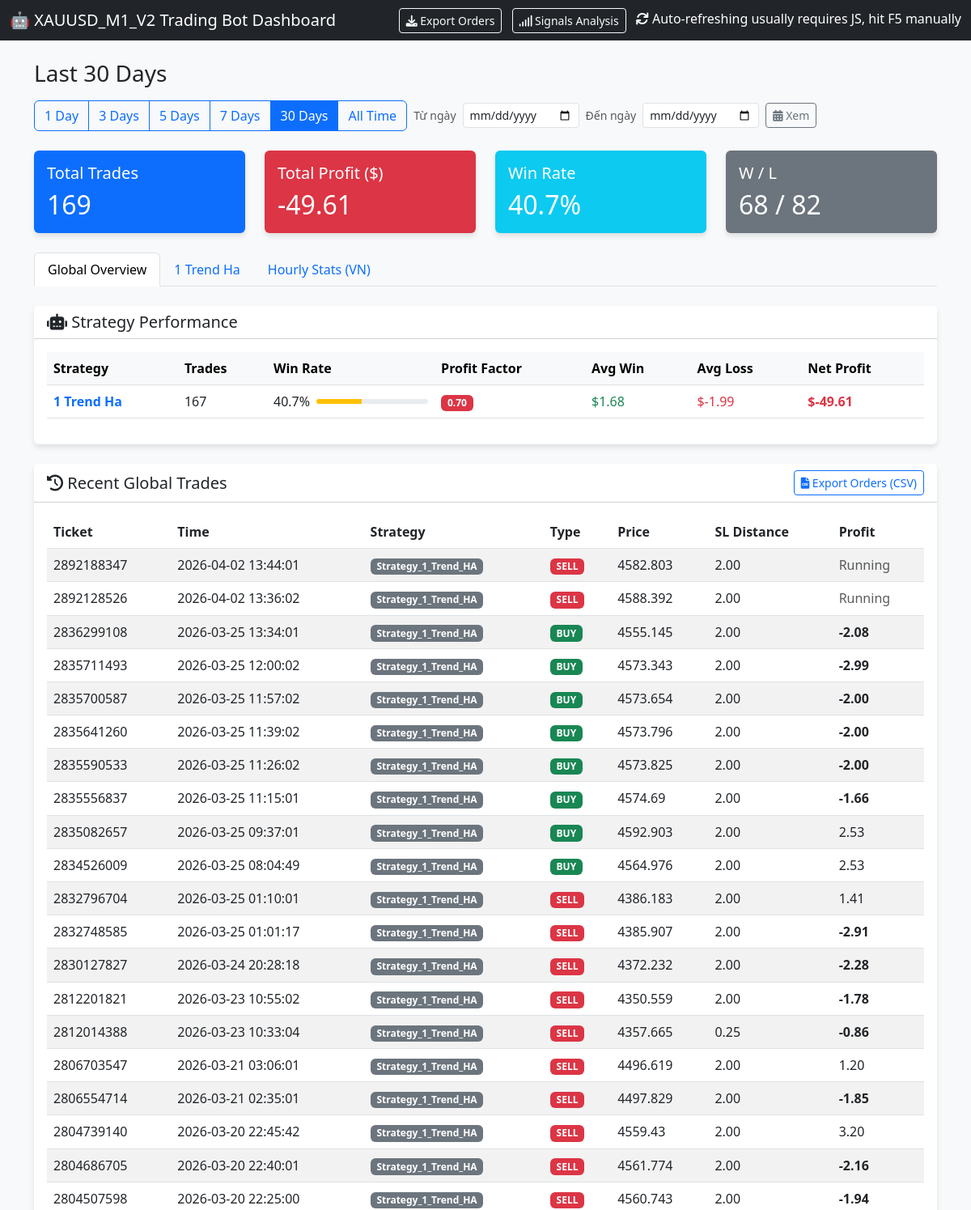
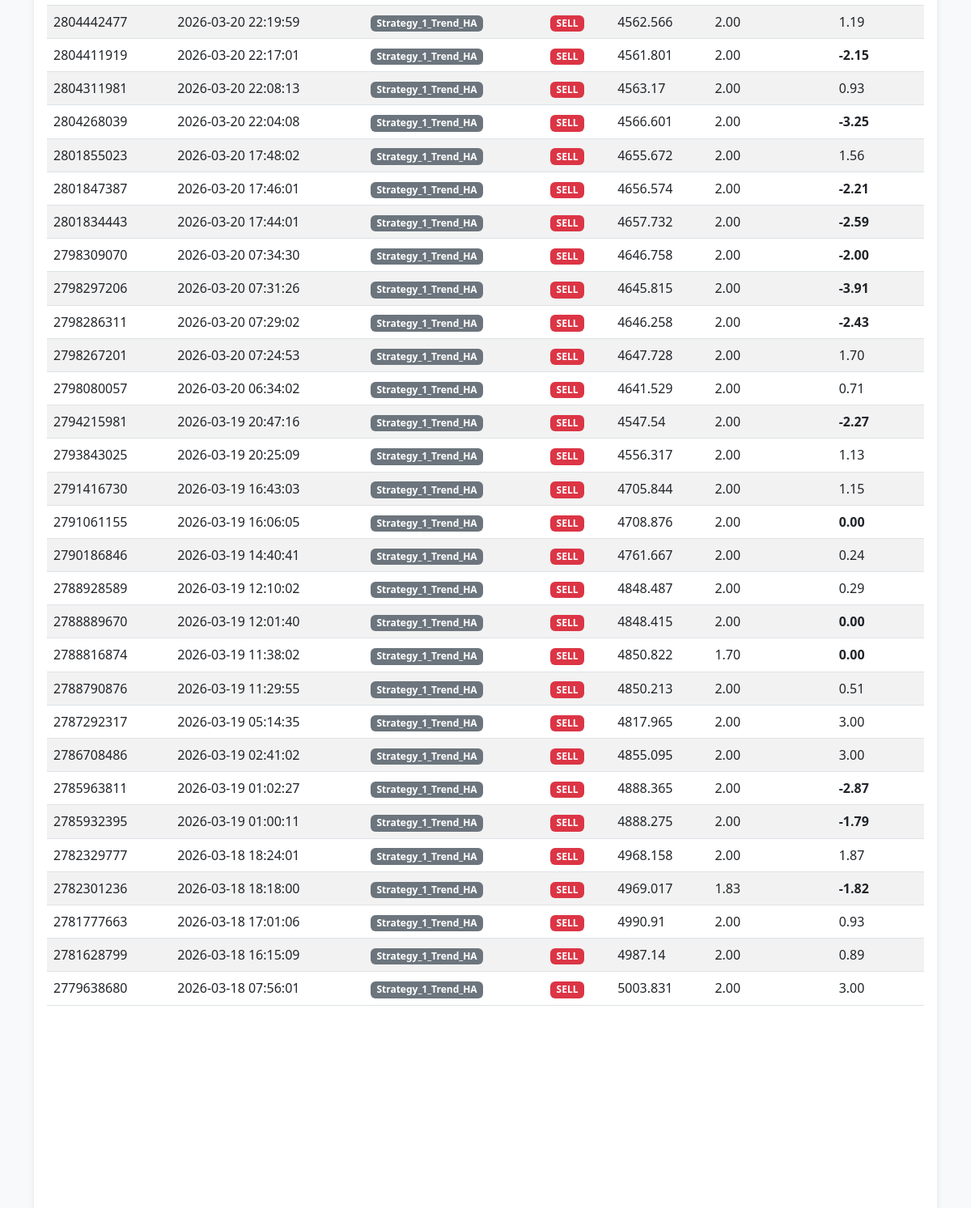
Before: / (upper part) with the older database file (2 pictures, top to bottom).
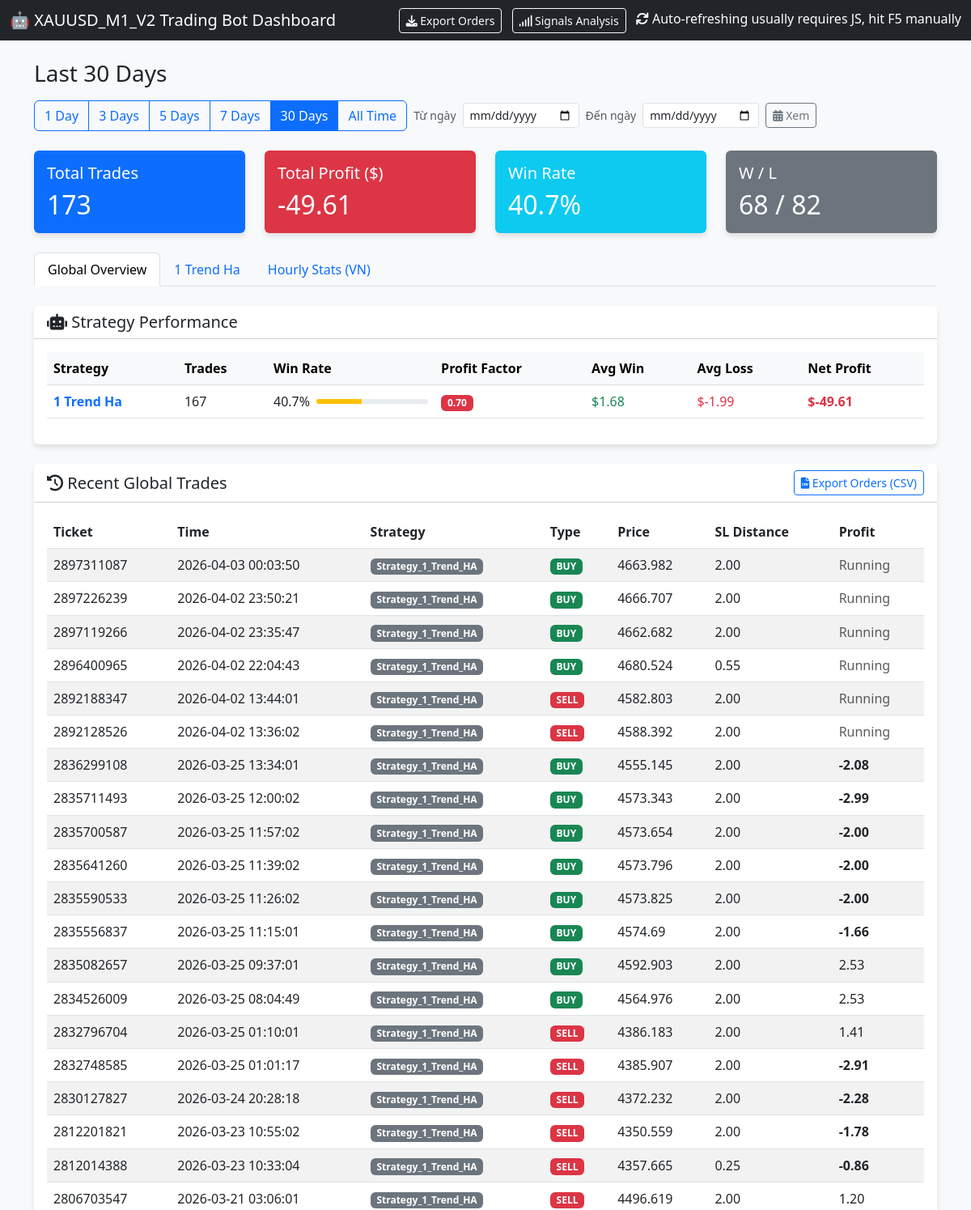
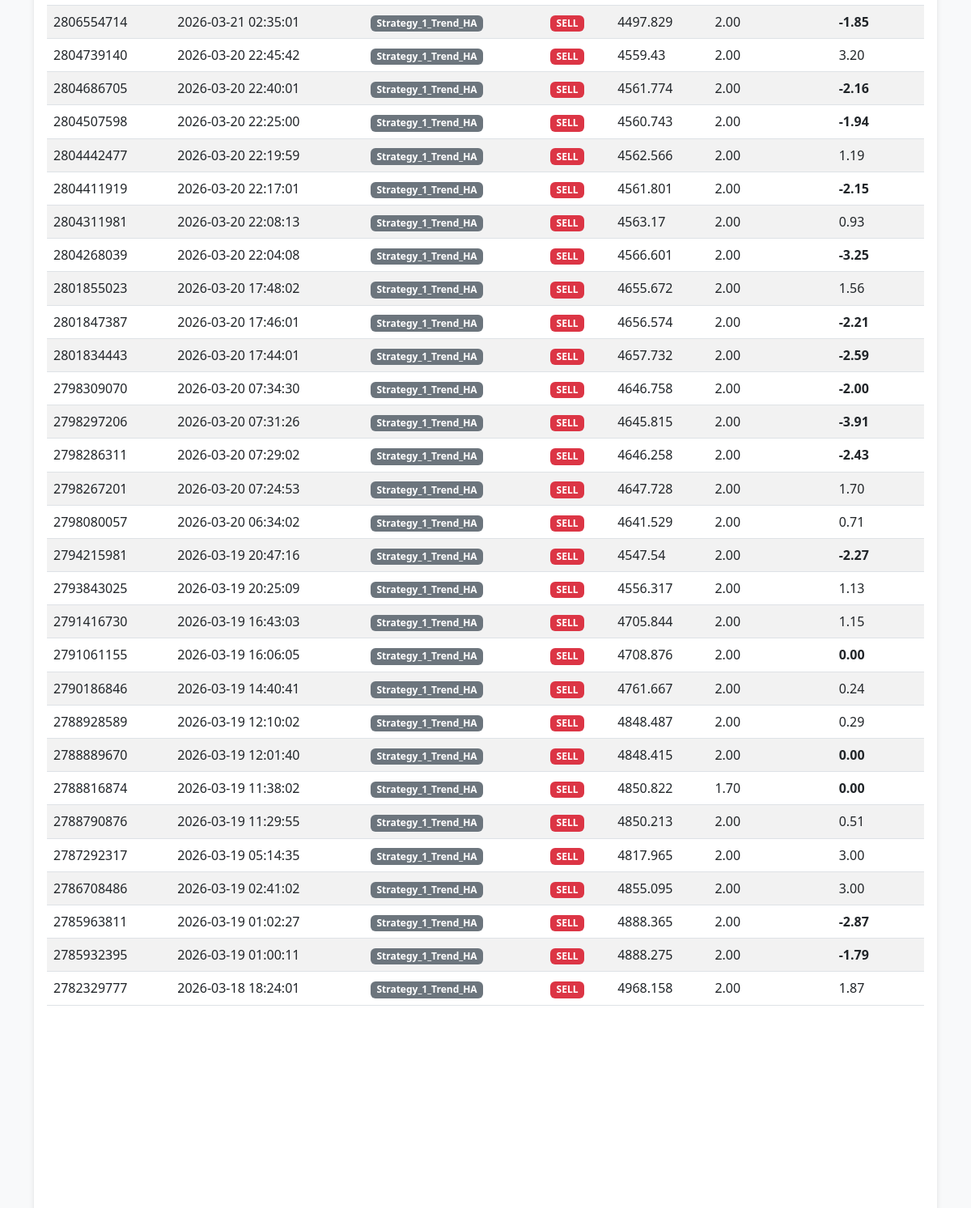
After: the same page with the newer database file (2 pictures, top to bottom).
### tables this page shows
CREATE TABLE orders (
                ticket INTEGER PRIMARY KEY,
                strategy_name TEXT,
                symbol TEXT,
                order_type TEXT,
                volume REAL,
                open_price REAL,
                sl REAL,
                tp REAL,
                open_time DATETIME,
                close_price REAL,
                profit REAL,
                comment TEXT,
                account_id INTEGER DEFAULT 0
            );

### dashboard.py (the view)
@app.route('/')
def index():
    cur = get_db().cursor()
    from_date_param = request.args.get('from_date', '').strip()
    to_date_param = request.args.get('to_date', '').strip()
    days_param = request.args.get('days', '30')
    if from_date_param and to_date_param:
        parsed = _parse_date_range(from_date_param, to_date_param)
        if parsed:
            cutoff_date, end_str, filter_label = parsed
            cutoff_str = cutoff_date.strftime("%Y-%m-%d %H:%M:%S")
            current_filter = 'range'
            cur.execute(
                "SELECT * FROM orders WHERE open_time >= ? AND open_time <= ? ORDER BY open_time DESC",
                (cutoff_str, end_str)
            )
            orders = cur.fetchall()
            cur.execute(
                "SELECT * FROM signals WHERE timestamp >= ? AND timestamp <= ? ORDER BY timestamp DESC LIMIT 50",
                (cutoff_str, end_str)
            )
            signals = cur.fetchall()
        else:
            from_date_param = ''
            to_date_param = ''
            parsed = None
    else:
        parsed = None
    if parsed is None:
        if days_param == "all":
            cutoff_date = datetime(2000, 1, 1)
            filter_label = "All Time"
            current_filter = "all"
        else:
            try:
                days = int(days_param)
                if days == 1:
                    filter_label = "Today"
                else:
                    filter_label = f"Last {days} Days"
            except Exception:
                days = 30
                filter_label = "Last 30 Days"
            current_filter = days_param
            now_vn = datetime.utcnow() + timedelta(hours=7)
            start_of_today_vn = now_vn.replace(hour=0, minute=0, second=0, microsecond=0)
            start_date_vn = start_of_today_vn - timedelta(days=days - 1)
            cutoff_date = start_date_vn - timedelta(hours=7)
        cutoff_str = cutoff_date.strftime("%Y-%m-%d %H:%M:%S")
        cur.execute("SELECT * FROM orders WHERE open_time >= ? ORDER BY open_time DESC", (cutoff_str,))
        orders = cur.fetchall()
        cur.execute("SELECT * FROM signals WHERE timestamp >= ? ORDER BY timestamp DESC LIMIT 50", (cutoff_str,))
        signals = cur.fetchall()
    total_trades = len(orders)
    total_profit = sum([o['profit'] for o in orders if o['profit'] is not None])
    wins = len([o for o in orders if o['profit'] is not None and o['profit'] > 0])
    losses = len([o for o in orders if o['profit'] is not None and o['profit'] < 0])
    win_rate = (wins / total_trades * 100) if total_trades > 0 else 0
    cur.execute("SELECT DISTINCT strategy_name FROM orders WHERE strategy_name IS NOT NULL AND strategy_name != ''")
    strategies = [row['strategy_name'] for row in cur.fetchall()]
    display_order_config = load_display_order_config()
    bot_stats = []
    now_vn_30d = datetime.utcnow() + timedelta(hours=7)
    start_of_today_vn_30d = now_vn_30d.replace(hour=0, minute=0, second=0, microsecond=0)
    start_date_vn_30d = start_of_today_vn_30d - timedelta(days=29)  # 30 days including today
    cutoff_date_30d = start_date_vn_30d - timedelta(hours=7)
    cutoff_str_30d = cutoff_date_30d.strftime("%Y-%m-%d %H:%M:%S")
    cur.execute("SELECT * FROM orders WHERE open_time >= ? AND profit IS NOT NULL ORDER BY open_time DESC", (cutoff_str_30d,))
    orders_30d = cur.fetchall()
    for strat in strategies:
        s_orders = [o for o in orders if o['strategy_name'] == strat and o['profit'] is not None]
        s_total = len(s_orders)
        if s_total == 0: continue
        s_wins = [o for o in s_orders if o['profit'] > 0]
        s_losses = [o for o in s_orders if o['profit'] < 0]
        s_gross_profit = sum([o['profit'] for o in s_wins])
        s_gross_loss = abs(sum([o['profit'] for o in s_losses]))
        s_net_profit = sum([o['profit'] for o in s_orders])
        s_avg_win = (s_gross_profit / len(s_wins)) if s_wins else 0.0
        s_avg_loss = (s_gross_loss / len(s_losses)) if s_losses else 0.0 # Positive number for display
        pf = (s_gross_profit / s_gross_loss) if s_gross_loss > 0 else 99.9
        win_rate = (len(s_wins) / s_total) * 100
        display_name = format_strategy_name(strat)
        bot_stats.append({
            "raw_name": strat, # Added for template filtering
            "name": display_name,
            "trades": s_total,
            "win_rate": win_rate,
            "pf": pf,
            "avg_win": s_avg_win,
            "avg_loss": -s_avg_loss, # Make negative for display
            "net_profit": s_net_profit,
            "chart_data": [] # Placeholder
        })
        chart_orders = sorted(s_orders, key=lambda x: x['open_time'])
        equity = 0
        points = []
        for o in chart_orders:
            equity += o['profit']
            points.append({
                'x': o['open_time'],
                'y': equity
            })
        bot_stats[-1]['chart_data'] = points
        s_orders_30d = [o for o in orders_30d if o['strategy_name'] == strat]
        daily_pnl = process_daily_pnl(s_orders_30d)
        bot_stats[-1]['daily_pnl'] = daily_pnl
    if display_order_config and len(display_order_config) > 0:
        def get_sort_key(bot):
            raw_name = bot['raw_name']
            if raw_name in display_order_config:
                return (0, display_order_config.index(raw_name))  # Custom order first
            else:
                return (1, -bot['net_profit'])  # Then by net profit (descending)
        bot_stats.sort(key=get_sort_key)
    else:
        bot_stats.sort(key=lambda x: (-x['net_profit'], -x['trades']))
    hourly_stats = process_hourly_stats(orders)
    return render_template('index.html',
                           orders=orders,
                           signals=signals,
                           total_trades=total_trades,
                           total_profit=total_profit,
                           win_rate=win_rate,
                           wins=wins,
                           losses=losses,
                           bot_stats=bot_stats,
                           hourly_stats=hourly_stats,
                           current_filter=current_filter,
                           filter_label=filter_label,
                           from_date=from_date_param if from_date_param else '',
                           to_date=to_date_param if to_date_param else '')

### templates/index.html (shortened to what the changed rows need)
<!DOCTYPE html>
<html lang="en">
<head>
    <link href="https://cdn.jsdelivr.net/npm/bootstrap@5.3.0/dist/css/bootstrap.min.css" rel="stylesheet">
    <link href="https://cdnjs.cloudflare.com/ajax/libs/font-awesome/6.0.0/css/all.min.css" rel="stylesheet">
</head>
<body>
    <div class="container">
        <div class="row mb-4">
            <div class="col-md-3">
                <div class="card bg-primary text-white">
                    <div class="card-body">
                        <h5 class="card-title">Total Trades</h5>
                        <h2 class="card-text">{{ total_trades }}</h2>
                    </div>
                </div>
            </div>
            <div class="col-md-3">
                <div class="card {% if total_profit >= 0 %}bg-success{% else %}bg-danger{% endif %} text-white">
                    <div class="card-body">
                        <h2 class="card-text">{{ "%.2f"|format(total_profit) }}</h2>
                    </div>
                </div>
            </div>
            <div class="col-md-3">
                <div class="card bg-info text-white">
                    <div class="card-body">
                        <h2 class="card-text">{{ "%.1f"|format(win_rate) }}%</h2>
                    </div>
                </div>
            </div>
            <div class="col-md-3">
                <div class="card bg-secondary text-white">
                    <div class="card-body">
                        <h2 class="card-text">{{ wins }} / {{ losses }}</h2>
                    </div>
                </div>
            </div>
        </div>
        <ul class="nav nav-tabs mb-4" id="myTab" role="tablist">
            {% for bot in bot_stats %}
            <li class="nav-item" role="presentation">
                <button class="nav-link" id="tab-{{ loop.index }}" data-bs-toggle="tab"
                    data-bs-target="#content-{{ loop.index }}" type="button" role="tab"
                    aria-controls="content-{{ loop.index }}" aria-selected="false">{{ bot.name }}</button>
            </li>
            {% endfor %}
        </ul>
        <div class="tab-content" id="myTabContent">
            <div class="tab-pane fade show active" id="overview" role="tabpanel" aria-labelledby="overview-tab">
                <div class="card mb-4">
                    <div class="card-body">
                        <div class="table-responsive">
                            <table class="table table-hover align-middle">
                                <thead class="table-light">
                                    <tr>
                                        <th>Strategy</th>
                                        <th>Trades</th>
                                        <th>Win Rate</th>
                                        <th>Profit Factor</th>
                                        <th>Avg Win</th>
                                        <th>Avg Loss</th>
                                        <th>Net Profit</th>
                                    </tr>
                                </thead>
                                <tbody>
                                    {% for bot in bot_stats %}
                                    <tr>
                                        <td class="fw-bold text-primary">{{ bot.name }}</td>
                                        <td>{{ bot.trades }}</td>
                                        <td>
                                            <div class="d-flex align-items-center">
                                                <span class="me-2">{{ "%.1f"|format(bot.win_rate) }}%</span>
                                                <div class="progress flex-grow-1" style="height: 6px; width: 60px;">
                                                    <div class="progress-bar {% if bot.win_rate >= 50 %}bg-success{% else %}bg-warning{% endif %}"
                                                        role="progressbar" style="width: {{ bot.win_rate }}%"></div>
                                                </div>
                                            </div>
                                        </td>
                                        <td>
                                            {% if bot.pf >= 1.5 %}
                                            <span class="badge bg-success">{{ "%.2f"|format(bot.pf) }}</span>
                                            {% elif bot.pf >= 1.0 %}
                                            <span class="badge bg-primary">{{ "%.2f"|format(bot.pf) }}</span>
                                            {% else %}
                                            <span class="badge bg-danger">{{ "%.2f"|format(bot.pf) }}</span>
                                            {% endif %}
                                        </td>
                                        <td class="text-success">{{ "$%.2f"|format(bot.avg_win) }}</td>
                                        <td class="text-danger">{{ "$%.2f"|format(bot.avg_loss) }}</td>
                                        <td
                                            class="{% if bot.net_profit <= 0 %}fw-bold{% endif %} {% if bot.net_profit >= 0 %}text-success{% else %}text-danger{% endif %}">
                                            {{ "$%.2f"|format(bot.net_profit) }}
                                        </td>
                                    </tr>
                                    {% endfor %}
                                </tbody>
                            </table>
                        </div>
                    </div>
                </div>
                <div class="card mb-4">
                    <div class="card-body">
                        <div class="table-responsive">
                            <table class="table table-hover table-striped">
                                <thead>
                                    <tr>
                                        <th>Ticket</th>
                                        <th>Time</th>
                                        <th>Strategy</th>
                                        <th>Type</th>
                                        <th>Price</th>
                                        <th>SL Distance</th>
                                        <th>Profit</th>
                                    </tr>
                                </thead>
                                <tbody>
                                    {% for order in orders[:50] %}
                                    <tr>
                                        <td>{{ order.ticket }}</td>
                                        <td>{{ order.open_time | to_vn_time }}</td>
                                        <td><span class="badge bg-secondary">{{ order.strategy_name }}</span></td>
                                        <td>
                                            {% if order.order_type == 'BUY' %}
                                            <span class="badge badge-buy">BUY</span>
                                            {% else %}
                                            <span class="badge badge-sell">SELL</span>
                                            {% endif %}
                                        </td>
                                        <td>{{ order.open_price }}</td>
                                        <td>
                                            {% if order.sl and order.open_price %}
                                                {% if order.order_type == 'BUY' %}
                                                    {{ "%.2f"|format(order.open_price - order.sl) }}
                                                {% else %}
                                                    {{ "%.2f"|format(order.sl - order.open_price) }}
                                                {% endif %}
                                            {% else %}
                                                <span class="text-muted">-</span>
                                            {% endif %}
                                        </td>
                                        <td
                                            class="{% if order.profit is not none and order.profit >= 0 %}profit-pos{% elif order.profit is not none %}profit-neg{% endif %} {% if order.profit is not none and order.profit <= 0 %}fw-bold{% endif %}">
                                            {% if order.profit is not none %}
                                            {{ "%.2f"|format(order.profit) }}
                                            {% else %}
                                            <span class="text-muted">Running</span>
                                            {% endif %}
                                        </td>
                                    </tr>
                                    {% endfor %}
                                </tbody>
                            </table>
                        </div>
                    </div>
                </div>
            </div>
        </div>
    </div>
</body>
</html>

Changed rows visible on the page:
no longer on this page (row unchanged): orders: ticket "2782301236", open_time|to_vn_time "2026-03-18 18:18:00", strategy_name "Strategy_1_Trend_HA", order_type "SELL", open_price "4969.017", order.sl-order.open_price "1.83", profit "-1.82"
no longer on this page (row unchanged): orders: ticket "2781777663", open_time|to_vn_time "2026-03-18 17:01:06", strategy_name "Strategy_1_Trend_HA", order_type "SELL", open_price "4990.91", order.sl-order.open_price "2.00", profit "0.93"
no longer on this page (row unchanged): orders: ticket "2781628799", open_time|to_vn_time "2026-03-18 16:15:09", strategy_name "Strategy_1_Trend_HA", order_type "SELL", open_price "4987.14", order.sl-order.open_price "2.00", profit "0.89"
no longer on this page (row unchanged): orders: ticket "2779638680", open_time|to_vn_time "2026-03-18 07:56:01", strategy_name "Strategy_1_Trend_HA", order_type "SELL", open_price "5003.831", order.sl-order.open_price "2.00", profit "3.00"
added orders: ticket "2897311087", open_time|to_vn_time "2026-04-03 00:03:50", strategy_name "Strategy_1_Trend_HA", order_type "BUY", open_price "4663.982", order.open_price-order.sl "2.00", shows "Running"
added orders: ticket "2897226239", open_time|to_vn_time "2026-04-02 23:50:21", strategy_name "Strategy_1_Trend_HA", order_type "BUY", open_price "4666.707", order.open_price-order.sl "2.00", shows "Running"
added orders: ticket "2897119266", open_time|to_vn_time "2026-04-02 23:35:47", strategy_name "Strategy_1_Trend_HA", order_type "BUY", open_price "4662.682", order.open_price-order.sl "2.00", shows "Running"
added orders: ticket "2896400965", open_time|to_vn_time "2026-04-02 22:04:43", strategy_name "Strategy_1_Trend_HA", order_type "BUY", open_price "4680.524", order.open_price-order.sl "0.55", shows "Running"
Other visible differences:
{{ total_trades }}: "169" → "173"
